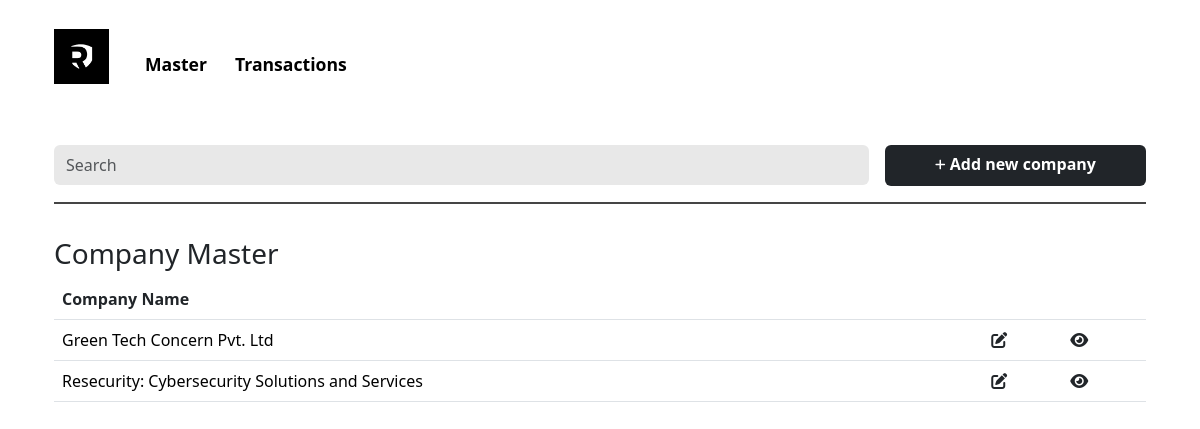
The page /master/?selection=company on the database as committed earlier.
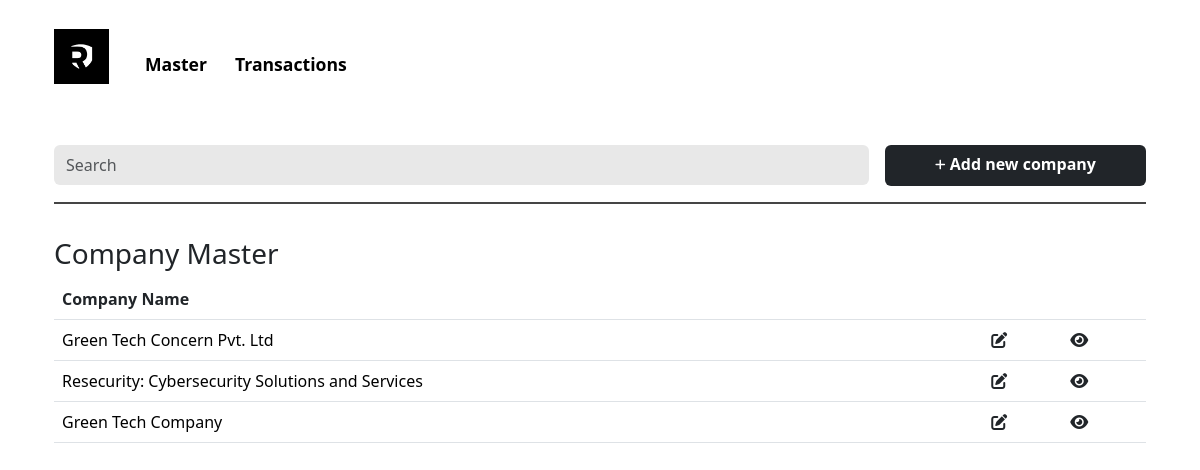
The same page on the database as committed later.
### resecurityapp/models.py (models this page shows, shortened)
class Company(models.Model):
    Company_Name = models.CharField(max_length=100)
    sector = models.ForeignKey(Sector, on_delete=models.CASCADE)
    address = models.CharField(max_length=255)
    city = models.CharField(max_length=100)
    country = models.CharField(max_length=100)
    Contact_Person = models.CharField(max_length=100)
    designation = models.CharField(max_length=100)
    email = models.EmailField()
    Phone_Number = models.CharField(max_length=20)
    requirement = models.ForeignKey(Requirement, on_delete=models.CASCADE)
    Requirement_Description = models.TextField()
    price = models.CharField(max_length=100)
    via = models.ForeignKey(Via, on_delete=models.CASCADE)
    status = models.ForeignKey(Status, on_delete=models.CASCADE)
    class Meta:
        verbose_name_plural = "companies"

### resecurityapp/views.py (the view)
# urls.py: path('master/', views.master, name='master'),
def master(request):
    companies = Company.objects.all()
    sectors = Sector.objects.all()
    requirements = Requirement.objects.all()
    vias = Via.objects.all()
    statuses = Status.objects.all()
    partners = Partner.objects.all()
    selection = request.GET.get('selection', None)
    return render(request, 'master.html', {'companies': companies, 'sectors': sectors, 'requirements': requirements, 'vias': vias, 'statuses': statuses, 'partners': partners, 'selection': selection})

### templates/master.html (shortened to what this page needs)
{% load static %}
<!doctype html>
<html lang="en">
<head>
    <link href="https://cdn.jsdelivr.net/npm/bootstrap@5.3.2/dist/css/bootstrap.min.css" rel="stylesheet">
    <link href="{% static 'css/homepage.css' %}" rel="stylesheet">
</head>
<body>
    <div class="container">
        <div id="navbar">
            <nav class="navbar navbar-expand-lg justify-content-center">
                <div class="container-fluid mt-3">
                    <a class="navbar-brand" href="{% url 'homepage' %}">
                        <img src="{% static 'images/logo.png' %}" alt="Resecurity CRM" width="55">
                    </a>
                    <div class="collapse navbar-collapse" id="navbarNav">
                        <ul class="navbar-nav mt-3">
                            <li class="nav-item" id="master">
                                <a class="nav-link fw-semibold" style="cursor: pointer;">Master</a>
                            </li>
                            <li class="nav-item active" id="transactions">
                                <a class="nav-link fw-semibold" href="{% url 'homepage' %}">Transactions</a>
                            </li>
                        </ul>
                    </div>
                </div>
            </nav>
        </div>
        {% if selection == "company" %}
        <div id="company-section">
            <div class="container mt-5">
                <div class="row g-3">
                    <div class="col">
                        <input class="form-control me-2 py-2" type="search" id="company-search" placeholder="Search" aria-label="Search">
                    </div>
                    <div class="col-3">
                        <a href="{% url 'newcompany' %}">
                            <button type="submit" class="btn fw-semibold w-100" name="company-submit" style="background-color: #212529;">
                                <i class="fa-solid fa-plus fa-xs" style="color: #ffffff;"></i> Add new company
                            </button>
                        </a>
                    </div>
                </div>
                <div class="hl mt-3"></div>
            </div>
            <div id="company-detail-content" class="company-detail-content container">
                <h3>Company Master</h3>
                <table class="table">
                    <thead>
                        <tr>
                            <th scope="col">Company Name</th>
                            <th scope="col"></th>
                            <th scope="col"></th>
                        </tr>
                    </thead>
                    <tbody>
                        {% for company in companies %}
                        <tr>
                            <td>{{ company.Company_Name }}</td>
                            <td>
                                <a href="{% url 'companyform' company.id %}">
                                    <i class="fa-solid fa-pen-to-square" style="color: #212529;"></i>
                                </a>
                            </td>
                            <td>
                                <a href="{% url 'companydetails' company.id %}">
                                    <i class="fa-solid fa-eye" style="color: #212529;"></i>
                                </a>
                            </td>
                        </tr>
                        {% endfor %}
                    </tbody>
                </table>
            </div>
        </div>
        {% endif %}
    </div>
</body>
</html>

### static/css/homepage.css (style rules this page uses)
.navbar-nav .nav-link { margin-left: 1vw; font-size: 1.1rem; }
.hl { border-top: 2px solid rgb(69, 69, 69); }
.company-content, .company-detail-content, .sector-content, .sector-detail-content, .requirement-content, .requirement-detail-content, .via-content, .via-detail-content, .status-content, .status-detail-content, .partner-content, .partner-detail-content { margin-top: 3%; }
.company-detail-content th, .sector-detail-content th, .requirement-detail-content th, .via-detail-content th, .status-detail-content th, .partner-detail-content th { color: #212529; }

### static/css/style.css (style rules this page uses)
body { margin: 0; padding: 0; box-sizing: border-box; }
html { scroll-behavior: smooth; }
.nav-link { color: black; }
.btn { background-color: black; color: white; padding-bottom: 1.1vh; }
.form-control { background-color: #e8e8e8; border: none; }

Rows that differ between the two databases and show on the page:
added Company: Company_Name "Green Tech Company"
